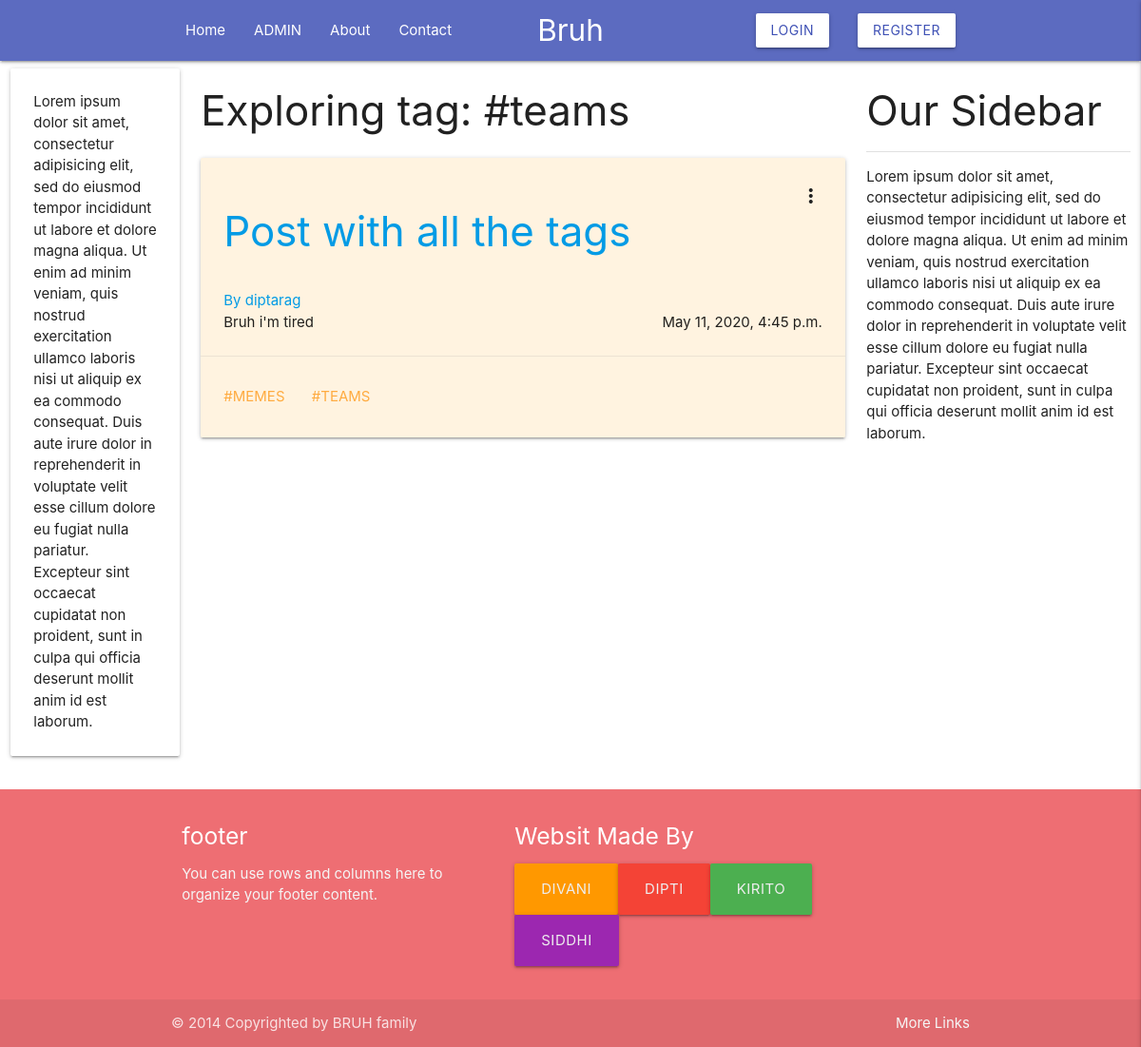
The app's page /teams/explore/, older data.
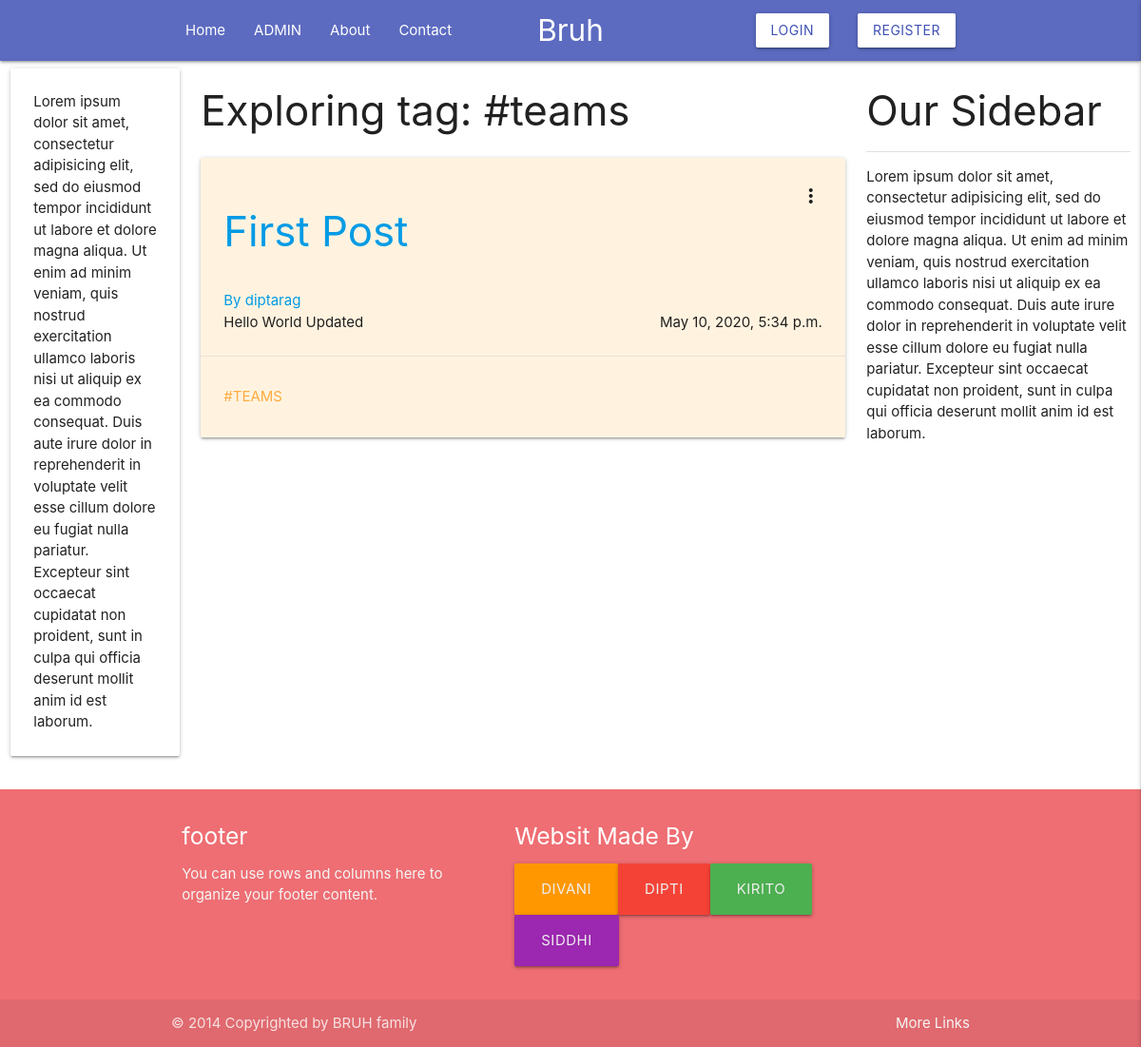
The same page, newer data.
### Post/models.py (models this page shows, shortened)
class Post(models.Model):
	title = models.CharField(max_length=100)
	content = models.TextField()
	date_posted = models.DateTimeField(default=timezone.now)
	author = models.ForeignKey(User, on_delete=models.CASCADE)
	views = models.ManyToManyField(User, related_name='post_views', blank = True)
	likers = models.ManyToManyField(User, related_name = 'likers', blank = True)
	tags = models.ManyToManyField(Tag, related_name = 'tags', blank = True)

### Tag/models.py (models this page shows)
class Tag(models.Model):
    name = models.CharField(max_length=50)
    def __str__(self):
        return self.name

### Post/views.py (the view)
# urls.py: path('<tag>/explore/', views.ExploreTagView, name = 'explore-tag'),
def ExploreTagView(request, tag):
    posts = Post.objects.filter(tags__name = tag).filter(grouppost__isnull=True)
    context = {
        'posts': posts,
        'tag': tag,
    }
    return render(request, 'Post/explore-tag.html', context)

### Post/templates/Post/explore-tag.html (shortened to what this page needs)
{%  extends "base.html" %}
{% block content %}
<div class="row">
    <div class="col s2 l2">
        <div class="card">
            <div class="card-content">
                Lorem ipsum dolor sit amet, consectetur adipisicing elit, sed do eiusmod tempor incididunt ut labore et dolore magna aliqua. Ut enim ad minim veniam, quis nostrud exercitation ullamco laboris nisi ut aliquip ex ea commodo consequat.
                Duis aute irure dolor in reprehenderit in voluptate velit esse cillum dolore eu fugiat nulla pariatur. Excepteur sint occaecat cupidatat non proident, sunt in culpa qui officia deserunt mollit anim id est laborum.
            </div>
        </div>
    </div>
    <div class="col s7 l7">
        <h3 class="text-muted"> Exploring tag: #{{tag}} </h3>
        {% if posts %}
        {% for post in posts %}
        <div class="row">
            <div class="col s12 l12">
                {% include 'snippets/postCard.html' %}
            </div>
        </div>
        {% endfor %}
        {% else %}
        <div class="card  z-depth-3">
            <div class="card-content">
                <h2 class="card-title">We do not have any posts right noww..</h2>
            </div>
        </div>
        {% endif  %}
    </div>
    <div class="col s3  l3">
        <div class="card-content">
            <h3 class="card-title">Our Sidebar</h3>
            <div class="divider">
            </div>
            <p>Lorem ipsum dolor sit amet, consectetur adipisicing elit, sed do eiusmod tempor incididunt ut labore et dolore magna aliqua. Ut enim ad minim veniam, quis nostrud exercitation ullamco laboris nisi ut aliquip ex ea commodo consequat. Duis aute irure dolor in reprehenderit in voluptate velit esse cillum dolore eu fugiat nulla pariatur. Excepteur sint occaecat cupidatat non proident, sunt in culpa qui officia deserunt mollit anim id est laborum.</p>
        </div>
    </div>
</div>
{% endblock content %}

### templates/snippets/postCard.html (shortened to what this page needs)
<div class="card orange lighten-5">
    <div class="card-content">
        <div class="row">
            <div class="col s11 l11">
                {% if not user in post.views.all %}
                <h3><a href="{% url 'post-detail' post.id %}">{{ post.title }}</a></h3>
                {% else %}
                <h3><a href="{% url 'post-detail' post.id %}">{{ post.title }}</a></h3>
                {% endif %}
            </div>
            <div class="col s1 l1 right">
                <span class="card-title activator grey-text text-darken-4"><i class="material-icons right">more_vert</i></span>
            </div>
        </div>
        <p class="floating-text"><a class="mr-2" href="{% url 'profile' slug=post.author.username %}">By {{ post.author }}</a></p>
        <p class="right">{{ post.date_posted }}</p>
        <p>{{post.content}}</p>
    </div>
    <div class="card-action">
        <p>
            {% for tag in post.tags.all %}
            <a href="{% url 'explore-tag' tag %}"> #{{tag}} </a>
            {% endfor %}
        </p>
    </div>
</div>

Row changes from the older to the newer data that the page shows:
removed Post: title "Post with all the tags", author "diptarag", date_posted "May 11, 2020, 4:45 p.m.", content "Bruh i'm tired", Tag (name "TEAMS")
no longer on this page (row unchanged): Tag: name "MEMES", shown under "Post with all the tags"
now on this page (row unchanged): Post: title "First Post", author "diptarag", date_posted "May 10, 2020, 5:34 p.m.", content "Hello World Updated", Tag (name "TEAMS")
